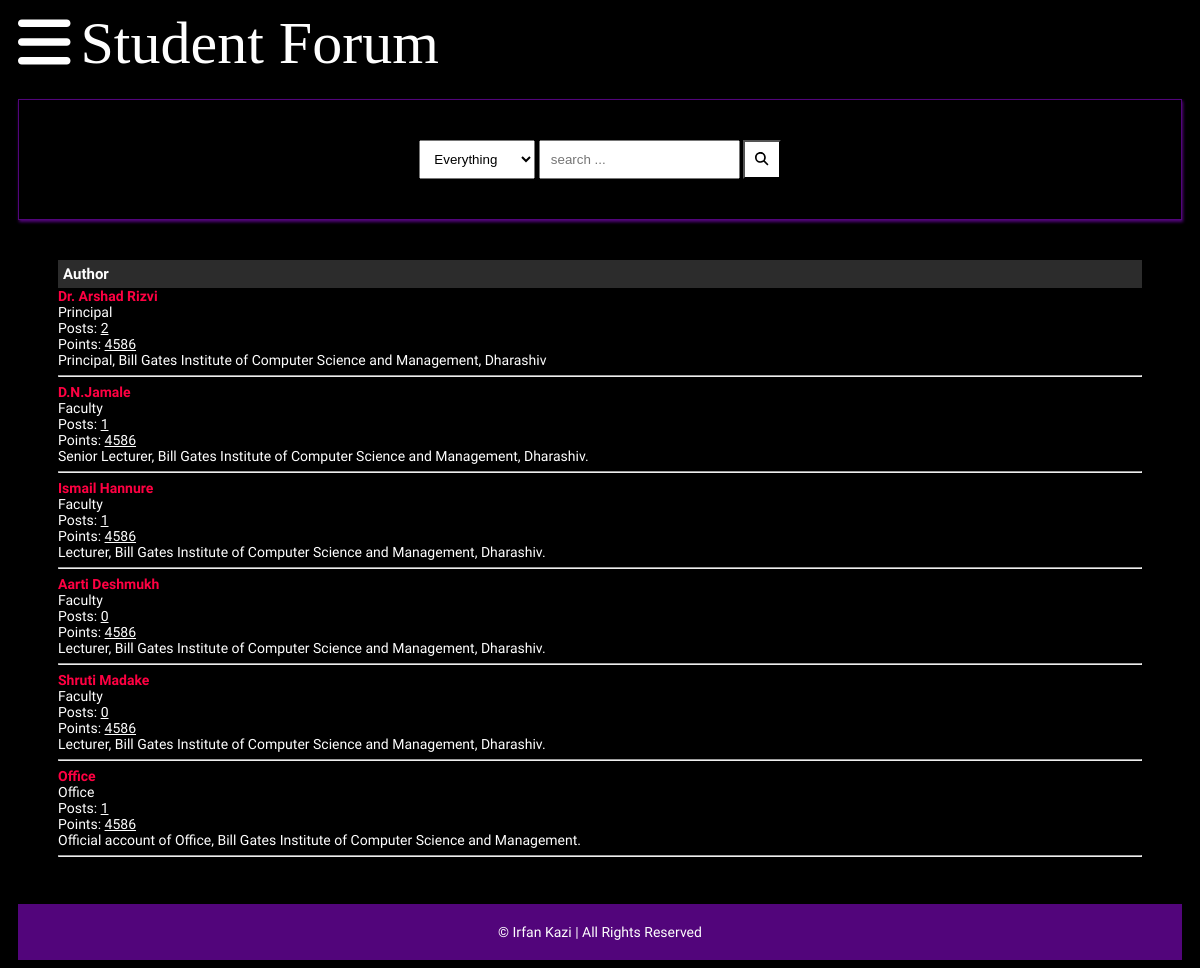
The app's page /detail.php with its own data.
### tables this page shows
CREATE TABLE `user` (
  `id` int(11) NOT NULL,
  `username` text NOT NULL,
  `usertype` text NOT NULL,
  `created_at` timestamp NOT NULL DEFAULT current_timestamp() ON UPDATE current_timestamp(),
  `user_details` text NOT NULL DEFAULT 'General User',
  `totalposts` int(11) NOT NULL DEFAULT 0
);

### detail.php (the view, shortened to what this page needs)
<?php
require('db.php');
$userstmt="SELECT * FROM user";
$runUS=mysqli_query($db,$userstmt);
?>
<!DOCTYPE html>
<html lang="en">
<head>
    <link rel="stylesheet" href="style.css">
    <link rel="stylesheet" href="https://cdnjs.cloudflare.com/ajax/libs/font-awesome/4.7.0/css/font-awesome.min.css">
    <link rel="stylesheet" type="text/css" href="all.css">
</head>
<body>
    <header>
        <div class="navbar">
            <a class="bar-icon" id="iconBar" onclick="hideIconBar()"><i class="fa fa-bars"></i></a>
            <div class="brand">Student Forum</div>
        </div>
        <div class="search-box">
            <div>
                <select name="" id="">
                    <option value="Everything">Everything</option>
                </select>
                <input type="text" name="q" placeholder="search ...">
                <button><i class="fa fa-search"></i></button>
            </div>
        </div>
    <div class="container">
        <div class="topic-container">
            <div class="head">
                <div class="authors">Author</div>
            </div>
            <div class="body-a">
            <?php while($post=mysqli_fetch_assoc($runUS))
                    {
                        $author=$post['id'];
                        $noofdescriptionsstmt="SELECT count(*) FROM descriptions WHERE author=".$author;
                        $runN=mysqli_query($db,$noofdescriptionsstmt);
                        $post1=mysqli_fetch_assoc($runN);
                    ?>
                <div class="authors">
                        <div class="username"><a href=""><?=$post['username']?></a></div>
                        <div><?=$post['usertype']?></div>
                        <div>Posts: <u><?=$post1['count(*)']?></u></div>
                        <div>Points: <u>4586</u></div>
                </div>
                <div class="content">
                    <?=$post['user_details']?>
                    <br>
                </div>
                  <hr>
                <?php
                    }
                    ?>
            </div>
        </div>
    </div>
    <footer>
        <span>&copy;  Irfan Kazi | All Rights Reserved</span>
    </footer>
</body>
</html>

### style.css (style rules this page uses)
* { box-sizing: border-box; }
html { font-size: 14px; font-family: 'Titillium Web', sans-serif; background-color:rgb(0,0,0); color:#FEFEFE; }
a { color:#FF0042; font-weight: bolder; text-decoration: none; }
.container { margin: 20px; padding: 20px; }
header { margin-inline: 10px; }
.navbar { display:flex; align-items: center; }
.bar-icon { font-size: 60px; display: inline-block; margin-right:10px; color: #fff; cursor: pointer; }
.brand { font-size:60px; display: inline-block; font-family:aquire; }
.search-box { border: solid 1px #52057b; margin-top: 20px; padding: 40px; display:flex; justify-content: center; box-shadow:1px 2px 3px #52057b; }
.search-box select { padding: 10px; }
.search-box input { padding: 10px; }
.search-box button { padding: 10px; background-color:#fff; color:#000000; }
footer { margin-top: 20px; padding: 20px; background-color: #52057b; display: block; text-align: center; }
.head { display: flex; background-color: #2C2C2C; padding: 5px; font-weight: bold; font-size: 15px; }
.authors { flex: 20%; }
.content { flex: 80%; }

### records on screen
user: username "Dr. Arshad Rizvi", usertype "Principal", count "2", user_details "Principal, Bill Gates Institute of Computer Science and Management, Dharashiv"
user: username "D.N.Jamale", usertype "Faculty", count "1", user_details "Senior Lecturer, Bill Gates Institute of Computer Science and Management, Dharashiv."
user: username "Ismail Hannure", usertype "Faculty", count "1", user_details "Lecturer, Bill Gates Institute of Computer Science and Management, Dharashiv."
user: username "Aarti Deshmukh", usertype "Faculty", count "0", user_details "Lecturer, Bill Gates Institute of Computer Science and Management, Dharashiv."
user: username "Shruti Madake", usertype "Faculty", count "0", user_details "Lecturer, Bill Gates Institute of Computer Science and Management, Dharashiv."
user: username "Office", usertype "Office", count "1", user_details "Official account of Office, Bill Gates Institute of Computer Science and Management."
